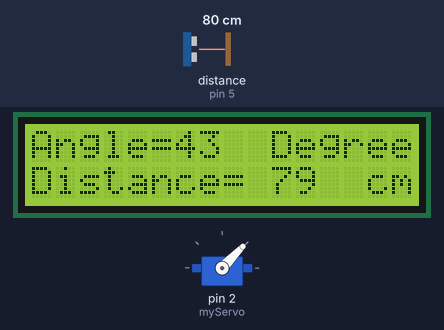
The sketch below on a simulated Arduino Uno, built with avr-gcc and run on an emulated ATmega328P. Shown: 16×2 character LCD, servo. Inputs (shaded band) come from the test bench; at power-on: distance to the obstacle (sensor on pin 5) 80 cm. The echo pulse lasts 58.3 µs per cm; what the sketch prints to the serial monitor is not drawn.

Above: at 15.2 s.
15.3 s: distance to the obstacle (sensor on pin 5) set to 2 cm
At 15.91 s:
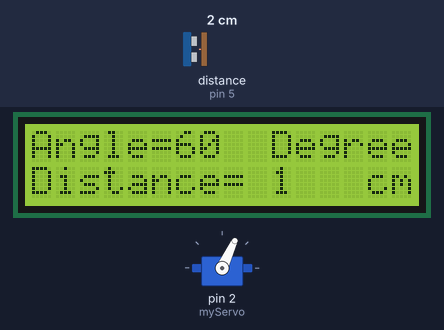
18.2 s: distance to the obstacle (sensor on pin 5) set to 60 cm
At 18.48 s:
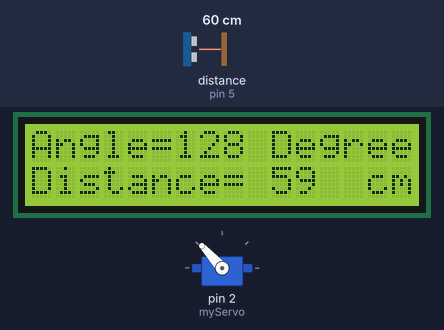
21.2 s: distance to the obstacle (sensor on pin 5) set to 9 cm
At 21.73 s:
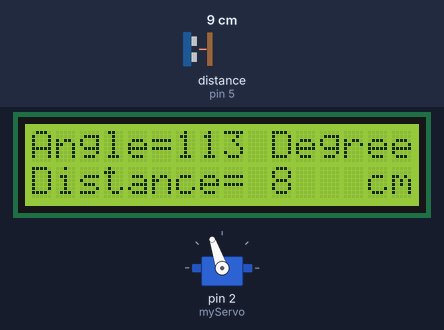
24.2 s: distance to the obstacle (sensor on pin 5) set to 120 cm
At 24.8 s:
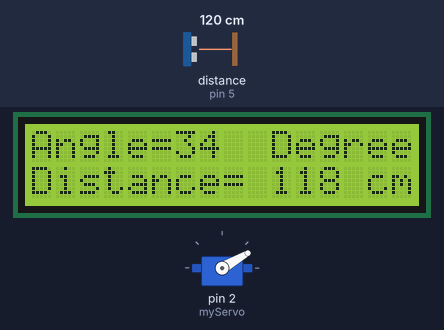
27.2 s: distance to the obstacle (sensor on pin 5) set to 250 cm
At 27.9 s:
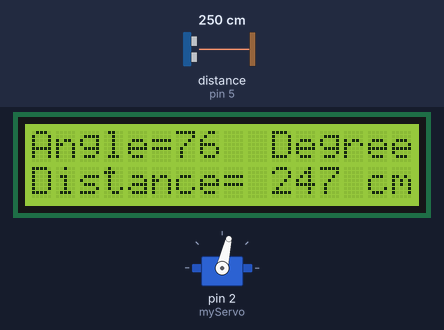
28.7 s: distance to the obstacle (sensor on pin 5) set to 157 cm
At 29.6 s:
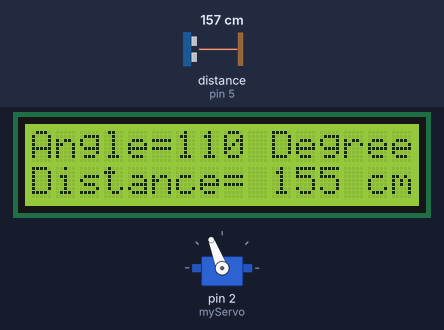
Timing chart, 0 to 31.3 s (numbered marks = the images above; inputs shaded):
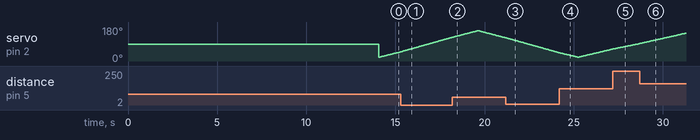

Measured:
- after the input at 28.7 s, the display: first changes at once (image 6 shows a later state)

The sketch:

radarx.ino
```cpp
//Mhmd_Lotfy
#include <Servo.h>
#include <LiquidCrystal.h>
LiquidCrystal lcd(6,7,8,9,10,11);
const int trigPin = 4;
const int echoPin = 5;

long duration;
int distance;
Servo myServo;
void setup() {
  pinMode(trigPin, OUTPUT);
  pinMode(echoPin, INPUT);
  Serial.begin(9600);
  lcd.begin(16,2);
  myServo.attach(2);
 lcd.clear();
lcd.setCursor(0,0);
lcd.print(" Dark storm ");
lcd.setCursor(0,1);
lcd.print(" Radar system ");
delay(9000);
lcd.clear();
lcd.setCursor(0,0);
lcd.print("Initializing....");
lcd.setCursor(0,1);
lcd.print("Getting Data....");
delay(5000);
}
void loop() {


  // rotates the servo motor from 20 to 160 degrees
  for(int i=20;i<=160;i++){
  myServo.write(i);
  delay(30);
  distance = calculateDistance();
  Serial.print(i);
  Serial.print(",");
  Serial.print(distance);
  Serial.print(".");
   lcd.clear();
lcd.setCursor(0,0);
lcd.print("Angle=");
lcd.setCursor(6,0);
lcd.print(i);
lcd.setCursor(10,0);
lcd.print("Degree");
lcd.setCursor(0,1);
lcd.print("Distance=");
lcd.setCursor(10,1);
lcd.print(distance);
lcd.setCursor(14,1);
lcd.print("cm");

  }

  // Repeats the previous lines from 160 to 20 degrees
  for(int i=160;i>20;i--){
  myServo.write(i);
  delay(30);
  distance = calculateDistance();
  Serial.print(i);
  Serial.print(",");
  Serial.print(distance);
  Serial.print(".");
  lcd.clear();
lcd.setCursor(0,0);
lcd.print("Angle=");
lcd.setCursor(6,0);
lcd.print(i);
lcd.setCursor(10,0);
lcd.print("Degree");
lcd.setCursor(0,1);
lcd.print("Distance=");
lcd.setCursor(10,1);
lcd.print(distance);
lcd.setCursor(14,1);
lcd.print("cm");


  }
}
//****************** calculating the distance measured by the Ultrasonic sensor ****************
int calculateDistance(){
  digitalWrite(trigPin, LOW);
  delayMicroseconds(10);
  digitalWrite(trigPin, HIGH);
  delayMicroseconds(10);
  digitalWrite(trigPin, LOW);
  duration = pulseIn(echoPin, HIGH);
  distance= duration*0.034/2;
  return distance;
}
```
